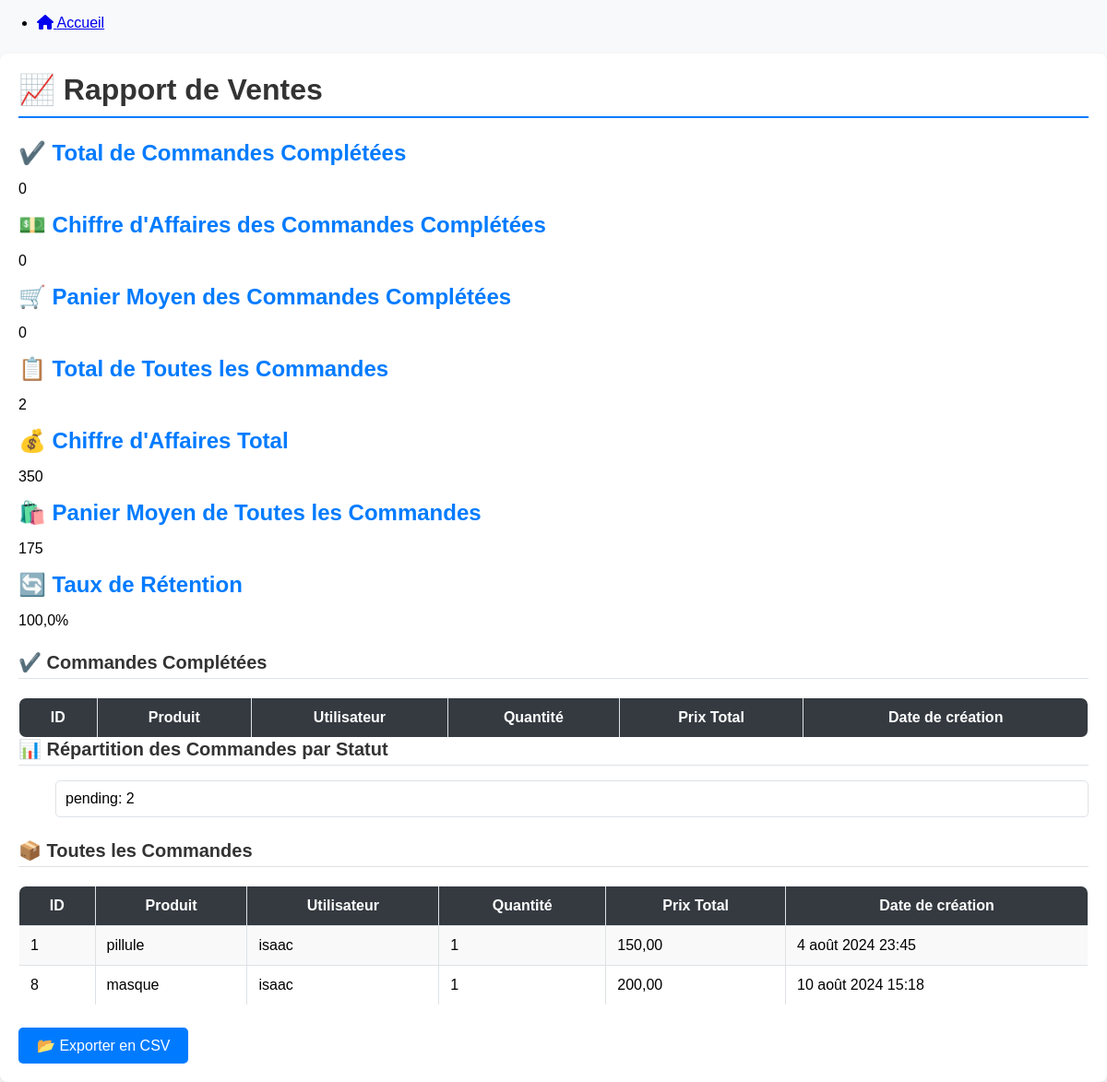
Before: /sales_report/ with the older database file.
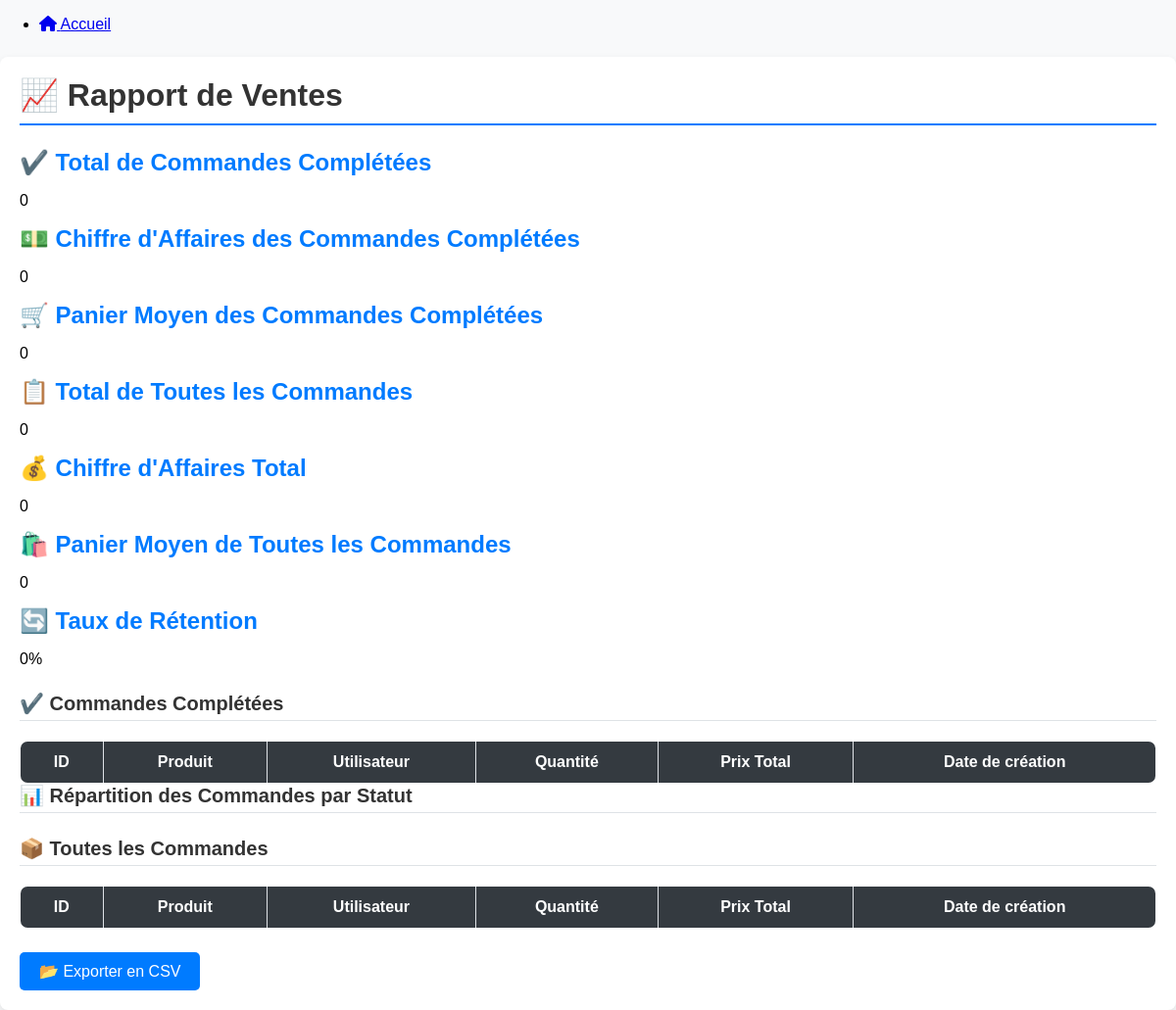
After: the same page with the newer database file.
### Ecomed/models.py (models this page shows, shortened)
class Order(models.Model):
    STATUS_CHOICES = [
        ('pending', 'Pending'),
        ('shipped', 'Shipped'),
        ('delivered', 'Delivered'),
        ('cancelled', 'Cancelled'),
        ('cart', 'Cart'),
    ]
    user = models.ForeignKey(settings.AUTH_USER_MODEL, on_delete=models.CASCADE)
    product = models.ForeignKey(Product, on_delete=models.CASCADE)
    quantity = models.PositiveIntegerField(default=1)  # Ajout de ce champ
    total_price = models.DecimalField(max_digits=10, decimal_places=2, default=0.00)  # Ajout de ce champ
    address = models.CharField(max_length=255, blank=True, null=True)  # Ajout de l'adresse
    city = models.CharField(max_length=100, blank=True, null=True)  # Ajouter le champ pour la ville
    postal_code = models.CharField(max_length=20, blank=True, null=True)  # Ajouter le champ pour le code postal
    street = models.CharField(max_length=255, blank=True, null=True)  # Ajouter le champ pour la rue
    status = models.CharField(max_length=10, choices=STATUS_CHOICES, default='cart')  # Modification de la valeur par défaut
    delivery_deadline = models.DateTimeField(blank=True, null=True)  # Ajout du champ délai de livraison
    created_at = models.DateTimeField(auto_now_add=True)

class Product(models.Model):
    name = models.CharField(max_length=100)
    description = models.TextField()
    stock = models.PositiveIntegerField(default=0)
    category = models.ForeignKey(Category, on_delete=models.SET_NULL, null=True, blank=True)
    image = models.ImageField(upload_to='products/', blank=True, null=True, default='path/to/default/image.jpg')
    price = models.DecimalField(max_digits=10, decimal_places=2)

class CustomUser(AbstractUser):
    is_manager = models.BooleanField(default=False)
    is_client = models.BooleanField(default=False)
    is_admin = models.BooleanField(default=False)
    email = models.EmailField(unique=True)
    first_name = models.CharField(max_length=30)
    last_name = models.CharField(max_length=30)
    code = models.CharField(max_length=100, blank=True, null=True)
    date_joined = models.DateTimeField(null=True, blank=True, auto_now_add=True)

### Ecomed/views.py (the view, shortened to what this page needs)
# urls.py: path('sales_report/', sales_report, name='sales_report'),
def sales_report(request):
    completed_orders = Order.objects.filter(status='delivered')  # Supposons que 'delivered' est le statut complet
    all_orders = Order.objects.all()
    total_completed_orders = completed_orders.count()
    total_orders = all_orders.count()
    total_revenue_completed = completed_orders.aggregate(Sum('total_price'))['total_price__sum'] or 0
    total_revenue_all = all_orders.aggregate(Sum('total_price'))['total_price__sum'] or 0
    average_cart_value_completed = completed_orders.aggregate(Avg('total_price'))['total_price__avg'] or 0
    average_cart_value_all = all_orders.aggregate(Avg('total_price'))['total_price__avg'] or 0
    orders_by_status = all_orders.values('status').annotate(total=Count('status'))
    total_customers = Order.objects.values('user_id').distinct().count()
    retained_customers = Order.objects.values('user_id').annotate(order_count=Count('id')).filter(order_count__gt=1).count()
    retention_rate = (retained_customers / total_customers) * 100 if total_customers > 0 else 0
    context = {
        'completed_orders': completed_orders,
        'total_completed_orders': total_completed_orders,
        'total_orders': total_orders,
        'total_revenue_completed': total_revenue_completed,
        'total_revenue_all': total_revenue_all,
        'average_cart_value_completed': average_cart_value_completed,
        'average_cart_value_all': average_cart_value_all,
        'orders_by_status': orders_by_status,
        'retention_rate': retention_rate,
        'all_orders': all_orders,
    }
    return render(request, 'Ecomed/sales_report.html', context)

### Ecomed/templates/Ecomed/sales_report.html (shortened to what this page needs)
{% extends 'Ecomed/base.html' %}
{% load static %}
{% block stylesheets %}
    <link rel="stylesheet" href="{% static 'ecomed_sales_report.css' %}">
{% endblock %}
{% block content %}
<div class="container mt-4">
    <h1 class="mb-4">📈 Rapport de Ventes</h1>
    <div class="row mb-4">
        <div class="col-md-6 mb-3">
            <h2>✔️ Total de Commandes Complétées</h2>
            <p>{{ total_completed_orders }}</p>
        </div>
        <div class="col-md-6 mb-3">
            <h2>💵 Chiffre d'Affaires des Commandes Complétées</h2>
            <p>{{ total_revenue_completed }}</p>
        </div>
        <div class="col-md-6 mb-3">
            <h2>🛒 Panier Moyen des Commandes Complétées</h2>
            <p>{{ average_cart_value_completed }}</p>
        </div>
        <div class="col-md-6 mb-3">
            <h2>📋 Total de Toutes les Commandes</h2>
            <p>{{ total_orders }}</p>
        </div>
        <div class="col-md-6 mb-3">
            <h2>💰 Chiffre d'Affaires Total</h2>
            <p>{{ total_revenue_all }}</p>
        </div>
        <div class="col-md-6 mb-3">
            <h2>🛍️ Panier Moyen de Toutes les Commandes</h2>
            <p>{{ average_cart_value_all }}</p>
        </div>
        <div class="col-md-6 mb-3">
            <h2>🔄 Taux de Rétention</h2>
            <p>{{ retention_rate }}%</p>
        </div>
    </div>
    <h3 class="mb-3">✔️ Commandes Complétées</h3>
    <table class="table table-bordered table-striped">
        <thead class="thead-dark">
            <tr>
                <th>ID</th>
                <th>Produit</th>
                <th>Utilisateur</th>
                <th>Quantité</th>
                <th>Prix Total</th>
                <th>Date de création</th>
            </tr>
        </thead>
    </table>
    <h3 class="mb-3">📊 Répartition des Commandes par Statut</h3>
    <ul class="list-group mb-4">
        {% for status in orders_by_status %}
            <li class="list-group-item">
                {{ status.status }}: {{ status.total }}
            </li>
        {% endfor %}
    </ul>
    <h3 class="mb-3">📦 Toutes les Commandes</h3>
    <table class="table table-bordered table-striped">
        <thead class="thead-dark">
            <tr>
                <th>ID</th>
                <th>Produit</th>
                <th>Utilisateur</th>
                <th>Quantité</th>
                <th>Prix Total</th>
                <th>Date de création</th>
            </tr>
        </thead>
        <tbody>
            {% for order in all_orders %}
                <tr>
                    <td>{{ order.id }}</td>
                    <td>{{ order.product.name }}</td>
                    <td>{{ order.user.username }}</td>
                    <td>{{ order.quantity }}</td>
                    <td>{{ order.total_price }}</td>
                    <td>{{ order.created_at }}</td>
                </tr>
            {% endfor %}
        </tbody>
    </table>
    <a href="?export=csv" class="btn btn-primary mt-4">📂 Exporter en CSV</a>
</div>
{% endblock %}

Changed rows visible on the page:
removed Order: id "1", product.name "pillule", user.username "isaac", quantity "1", total_price "150,00", created_at "4 août 2024 23:45"
removed Order: id "8", product.name "masque", user.username "isaac", quantity "1", total_price "200,00", created_at "10 août 2024 15:18"
Other visible differences:
{{ total_orders }}: "2" → "0"
{{ total_revenue_all }}: "350" → "0"
{{ average_cart_value_all }}: "175" → "0"
{{ retention_rate }}: "100,0" → "0"
list line gone: "pending : 2"
